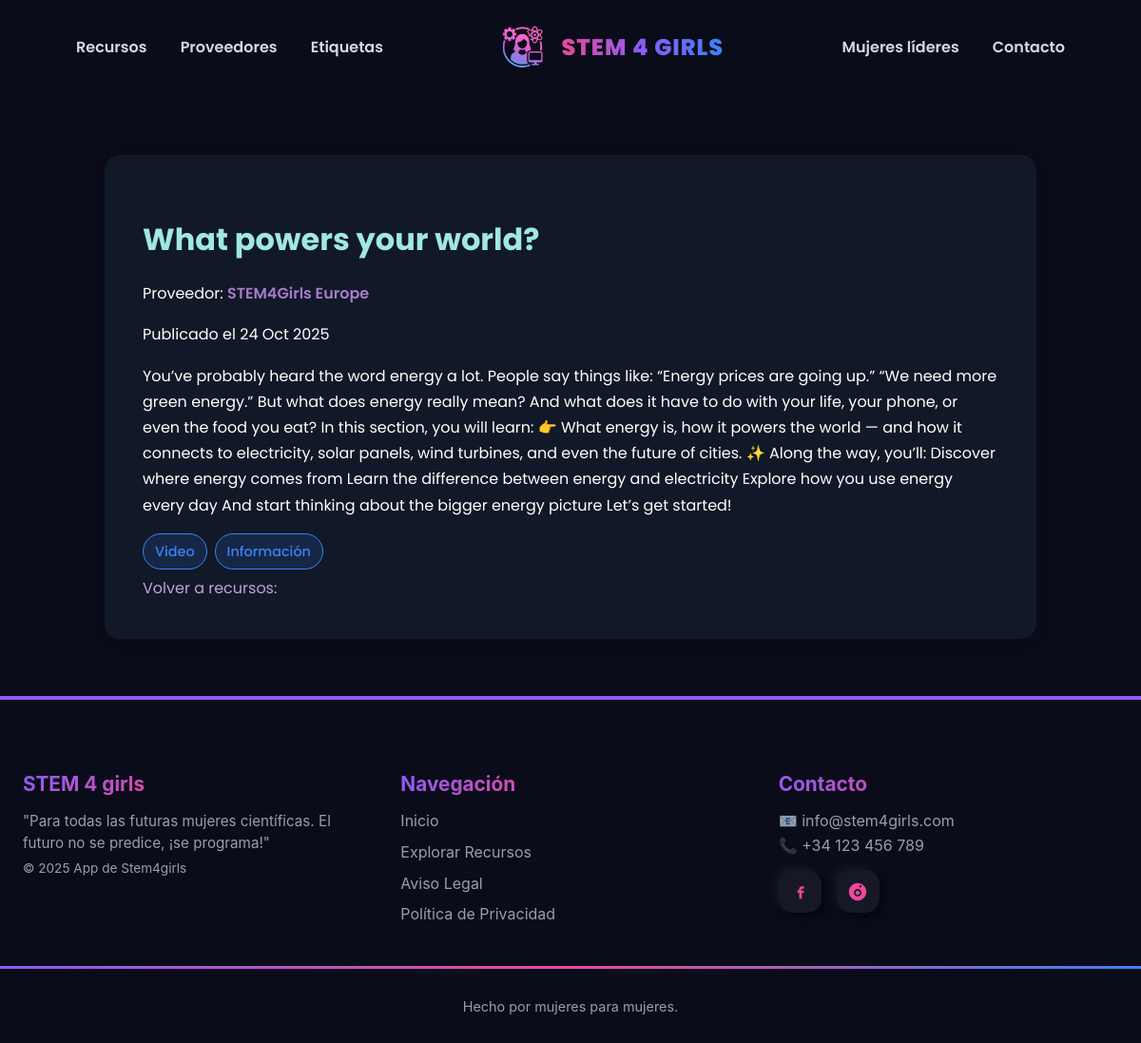
The app's page /appstem4girls/recursos/2/ with its own data.
### appstem4girls/models.py (models this page shows, shortened)
class Recurso(models.Model):
    titulo = models.CharField(max_length=200)
    descripcion = models.TextField()
    fecha_publicacion = models.DateField(auto_now_add=True)
    enlace = models.URLField(blank=True)
    proveedor = models.ForeignKey(Proveedor, on_delete=models.CASCADE, related_name='recursos')
    tags = models.ManyToManyField(Tag, related_name='recursos')

class Proveedor(models.Model):
    nombre = models.CharField(max_length=100)
    descripcion = models.TextField()
    ciudad = models.CharField(max_length=150, blank=True)
    direccion = models.CharField(max_length=200, blank=True)
    telefono = models.CharField(max_length=20, blank=True)
    email = models.EmailField(blank=True)
    web = models.URLField(blank=True, null=True)

class Tag(models.Model):
    nombre = models.CharField(max_length=50)
    descripcion = models.TextField(blank=True)

### appstem4girls/views.py (the view)
# urls.py: path('recursos/<int:recurso_id>/', views.detalle_recurso, name='detalle_recurso'),
def detalle_recurso(request, recurso_id):
    recurso = get_object_or_404(Recurso, id=recurso_id)
    return render(request, 'detalle_recurso.html', {'recurso': recurso})

### appstem4girls/templates/detalle_recurso.html
{% extends 'base.html' %}
{% load static %}
{% block extra_css %}
<link rel="stylesheet" href="{% static 'css/recursos.css' %}">
{% endblock %}
{% block contenido %}
<div class="recurso">
    <h1>{{ recurso.titulo }}</h1>
    <p id="Proveedor_r_link">Proveedor:
        <a href="{% url 'detalle_proveedor' recurso.proveedor.id %}">
            {{ recurso.proveedor.nombre }}</a>
    </p>
    <p> Publicado el {{ recurso.fecha_publicacion|date:"d M Y" }} </p>
    <p>{{recurso.descripcion}}</p>
    {% if recurso.tags.all %}
        <div class="tags_recurso">
            {% for tag in recurso.tags.all %}
                <a href="{% url 'detalle_tag' tag.id %}" class="tag">
                    {{ tag.nombre }}
                </a>
            {% endfor %}
        </div>
    {% endif %}
     <div class="enlace_recursos">
    <a href="{% url 'lista_recursos' %}">Volver a recursos:</a></div>
</div>
{% endblock %}

### appstem4girls/static/css/base.css (style rules this page uses)
:root { --primary: #8B5CF6; --secondary: #EC4899; --accent: #3B82F6; --text-light: rgba(255, 255, 255, 0.9); --text-muted: rgba(255, 255, 255, 0.6); --bg-dark: #0B0C1A; }
body { font-family: 'Poppins', Arial, sans-serif; background-color: var(--bg-dark); color: var(--text-light); margin: 0; padding: 0; min-height: 100vh; display: flex; flex-direction: column; }

### appstem4girls/static/css/recursos.css (style rules this page uses)
.enlace_recursos a { text-decoration: none; color: #C4A1D7; }
.tags_recurso { display: flex; flex-wrap: wrap; gap: 8px; margin-top: 6px; margin-bottom: 6px; }
.tag { padding: 6px 12px; border: 1px solid var(--accent); border-radius: 20px; background-color: rgba(59, 130, 246, 0.15); font-size: 0.9rem; font-weight: 500; text-decoration: none; color: var(--accent); }
.recurso { max-width: 900px; margin: 60px auto; padding: 40px; background-color: #111827;; border-radius: 16px; box-shadow: 0 4px 20px rgba(0, 0, 0, 0.05); line-height: 1.7; color: white; }
.recurso h1 { font-size: 2rem; font-weight: 700; color: #A0E7E5; margin-bottom: 10px; }
#Proveedor_r_link a { color: #A67CC9; text-decoration: none; font-weight: 600; }

### records on screen
Recurso: titulo "What powers your world?", proveedor.nombre "STEM4Girls Europe", fecha_publicacion "24 Oct 2025", descripcion "You’ve probably heard the word energy a lot. People say things like: “Energy prices are going up.” “We need more green energy.” But what does energy really mean? And what does it have to do with your life, your phone, or even the food you eat? In this section, you will learn: 👉 What energy is, how it powers the world — and how it connects to electricity, solar panels, wind turbines, and even the future of cities. ✨ Along the way, you’ll: Discover where energy comes from Learn the difference between energy and electricity Explore how you use energy every day And start thinking about the bigger energy picture Let’s get started!"
Tag: nombre "Video"
Tag: nombre "Información"
